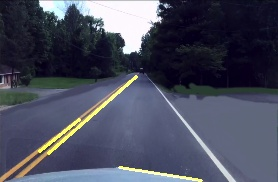
#> input picture frames/0.jpg, 278 x 182 px, given in place of the camera
$ python live.py
#> lines starting #> are read from the running program, lines starting #| are printed output that depends on the picture; after the words box and inside, x2 and y2 are one past the last pixel; in counts of white or black regions, pixels touching at a corner belong together
import cv2
import numpy as np
import time
import sys
import os
import argparse

# Take arguments from the user
parser = argparse.ArgumentParser()
parser.add_argument('-thresh', '-t', help='The threshold value of each frame 0-100. lower for darker areas, higher for brighter areas. Default is 30', default=30, type=int)
args = parser.parse_args()

# Intizialing some variables
exit = True
vertices = []
drawing = False
pt1_x , pt1_y = None , None
index = 0


def line_drawing(event,x,y,flags,param):
    global pt1_x,pt1_y,drawing,index,exit
    if event==cv2.EVENT_LBUTTONDOWN:
        drawing=True
        thickness = int(img.shape[0]/80)
        pt1_x,pt1_y=x,y
        cv2.line(img, (pt1_x, pt1_y), (x,y), (0,0,0), 3)
        # Appending the x and y coordinates to create a ROI later on
        vertices.append([x,y])

        if index >0:
            # Draw a line
            cv2.line(img,(x,y),(vertices[index-1][0], vertices[index-1][1]),(0,255,255), thickness)
            if len(vertices) == 4:
                cv2.line(img, (x,y), (vertices[0][0], vertices[0][1]), (0,255,255), thickness)

                cv2.putText(img, 'Maximum points reached!',
                    (int(img.shape[0]/2-45), int(img.shape[1]/2-100)), cv2.FONT_HERSHEY_SIMPLEX, 0.5,
                   [0,0,255], 1)
                cv2.imshow('window',img)
                if cv2.waitKey(1) & 0xFF ==27:
                    pass
                exit = False

        index +=1


cv2.namedWindow('window')
cv2.setMouseCallback('window',line_drawing)


read = True
video = cv2.VideoCapture(0)
while(exit):
    if read:
        _, frame = video.read()
#> frame is the input picture: shape (182, 278, 3); mean B, G, R 93.5, 76.8, 73.4
        img = cv2.resize(frame, (278,182))
        read = False

    cv2.imshow('window',img)
    if cv2.waitKey(1) & 0xFF == 27 or not exit:
#> (key Esc is pressed here)
        time.sleep(3)
        break

cv2.destroyAllWindows()
video.release()

video = cv2.VideoCapture(0)
dim = (278,182)
while (video.isOpened):

    # Reading a frame of the video on loop
    _, frame = video.read()

    #print('Done!')
    #print(f'Processed {index} frames!')

    # Resizing based on user input
    res = cv2.resize(frame, (dim))
    # Grayscaling
    gray = cv2.cvtColor(res, cv2.COLOR_BGR2GRAY)
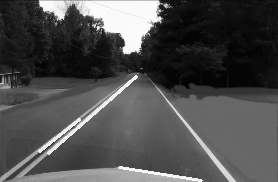
#> gray: shape (182, 278); min 1, max 255, mean 77.7
    # Blurring the image for better edge detection
    blur = cv2.GaussianBlur(gray, (5,5), 0)
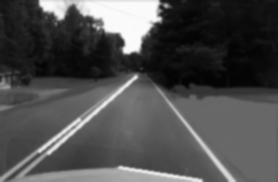
#> blur: shape (182, 278); min 3, max 251, mean 77.8
    # Edge detection
    canny = cv2.Canny(blur, 50, 355)
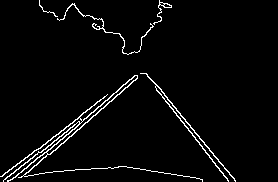
#> canny: shape (182, 278); 3.3% white in thin lines or dots, all inside (x1, y1, x2, y2) = (0, 0, 236, 182)
    # Creating a mask of the intitial image
    mask = np.zeros_like(gray[:, :])

    if len(res.shape) > 2:
        channel_count = res.shape[2]
#> channel_count = 3
        ignore_mask_color = (255,) * channel_count
#> ignore_mask_color = (255, 255, 255)
    else:
        ignore_mask_color = 255
    # Specifing the points of the polygon to set the ROI
#> (the run stopped early here; a loop or call above may not have finished)
